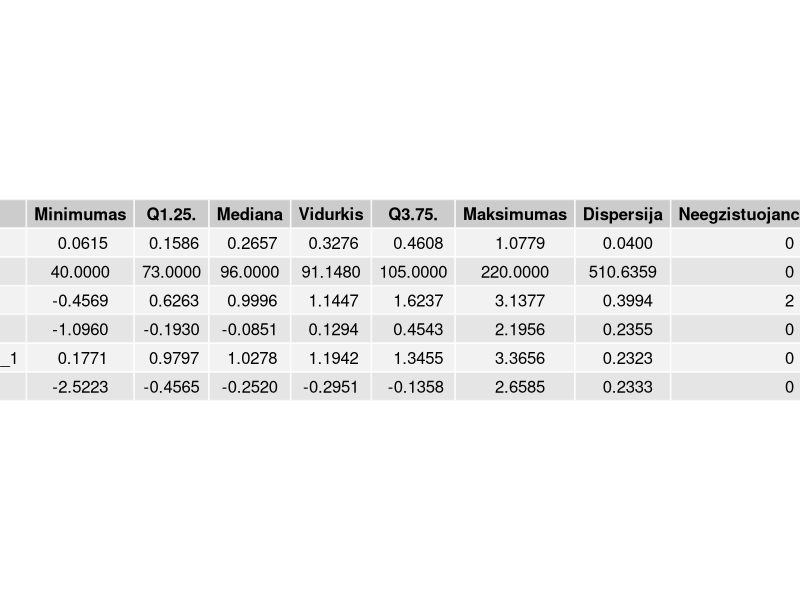
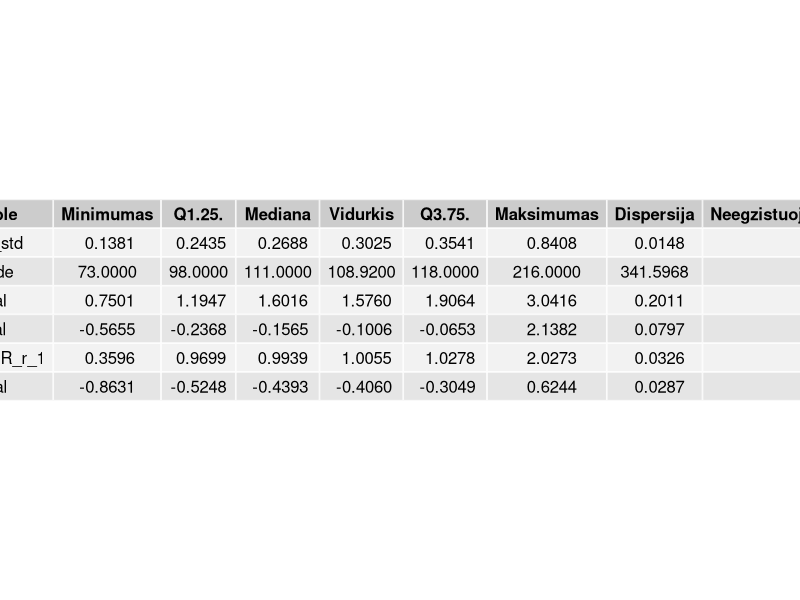
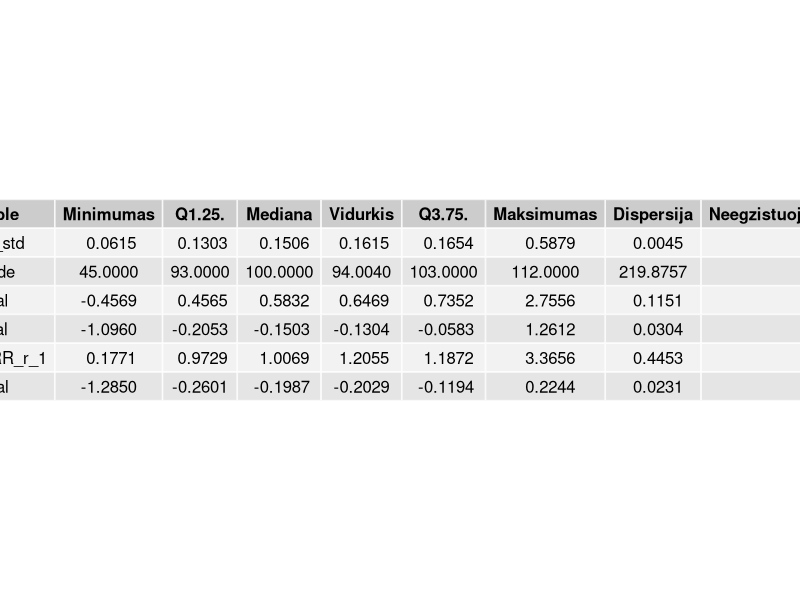
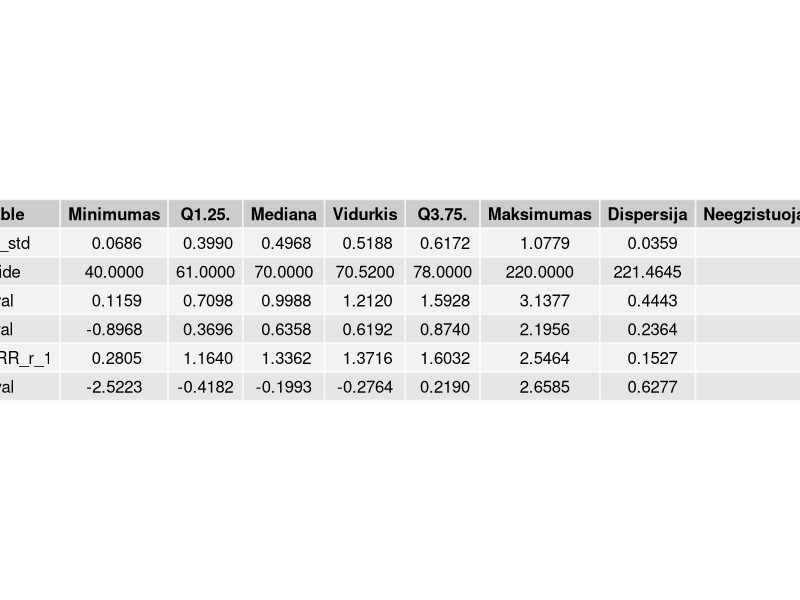
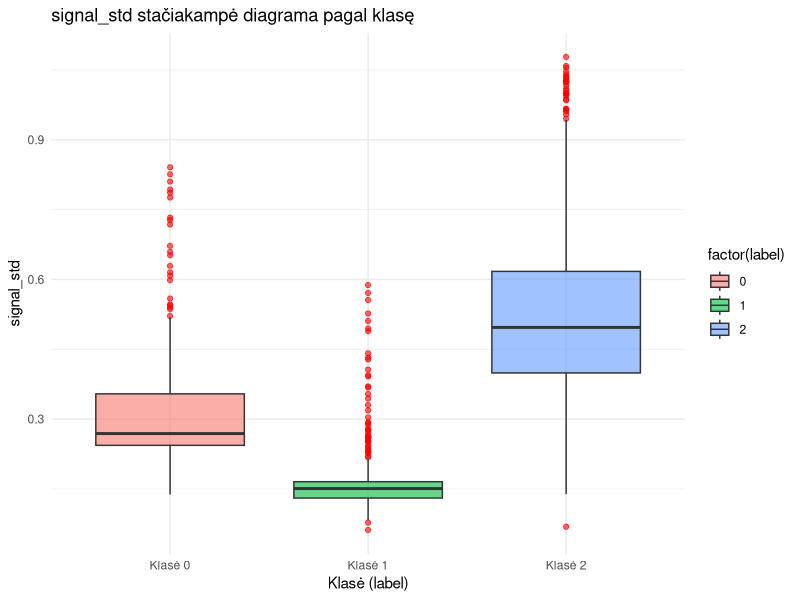
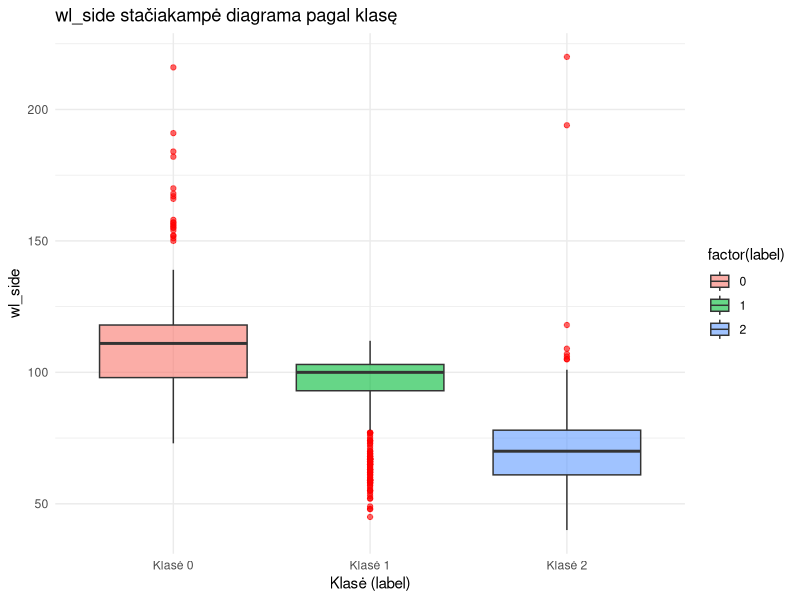
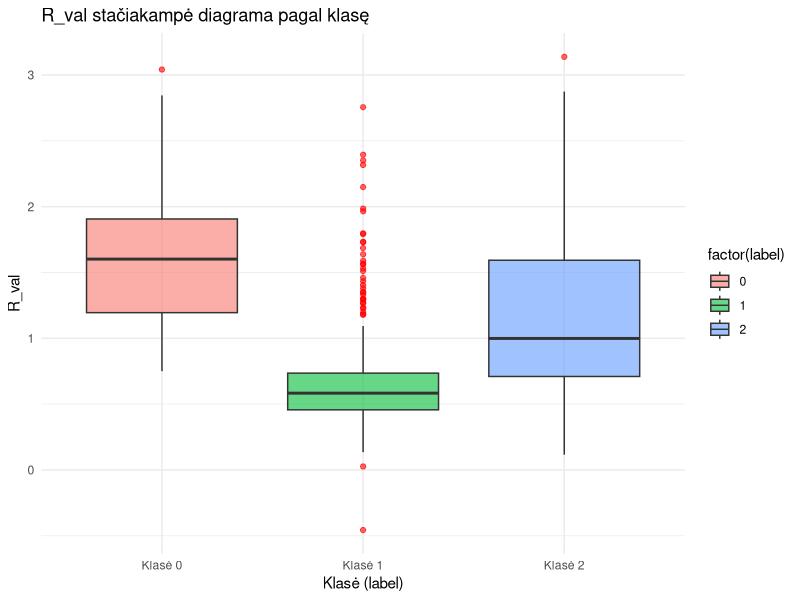
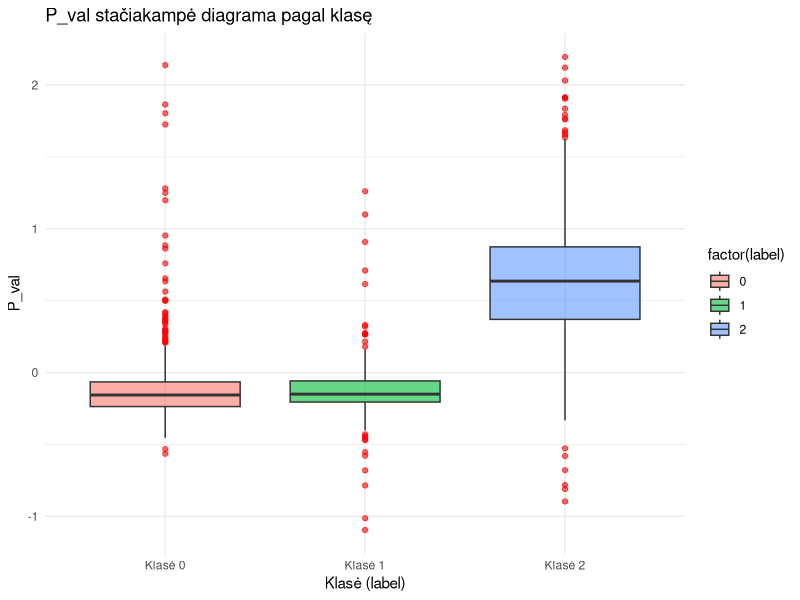

Write R code to recreate these figures, in order.
if (!require("skimr")) install.packages("skimr", repos = "https://cloud.r-project.org/") # Parsisiunčiame ir importuojame biblioteką darbui su duomenimis
library(skimr)
library(ggplot2)
library(reshape2)
library(gridExtra)
library(grid)

if(!dir.exists("csv")) dir.create("csv")

# --- Nuskaitome duomenis

df <- read.csv("csv/atrinkti_duomenys.csv", sep = ",", header = TRUE, check.names = FALSE) # Nuskaitome failą

# --- Aprašomoji duomenų analizė (bendra)

#cols_to_keep <- c("RR_l_0.RR_l_1", "RR_l_1.RR_l_2", "signal_mean", "signal_std", "R_val", "P_val", "label") # Pirminiai rodikliai,
                                                                                                              #kuriuos atrinkome diskusijos ir medicininio reiksmingumo budu

cols_to_keep <- c("signal_std", "wl_side", "R_val", "P_val", "RR_r_0.RR_r_1", "Q_val", "label") # Parenkame kuriuos rodiklius norime pasilikti analizei

df_selected <- df[, cols_to_keep] # Sukuriame naują duomenų rinkinį su 7 pasirinktais rodikliais
write.csv(df_selected, "csv/atrinkti_duomenys_6_rodikliai.csv", row.names = FALSE) # Išsaugome naują duomenų rinkinį į CSV failą

num_vars <- df_selected[, !names(df_selected) %in% "label"] # Analizei atrenkame tik kiekybinius rodikliu, neįtraukdami kokybinio rodiklio klasė (angl. label)

stats_list <- lapply(num_vars, function(x) { # Atliekame aprašomąją duomenų analizę su atrinktais rodikliais
  round(c(
    Minimumas = min(x, na.rm = TRUE),
    Q1 = quantile(x, 0.25, na.rm = TRUE),
    Mediana = median(x, na.rm = TRUE),
    Vidurkis = mean(x, na.rm = TRUE),
    Q3 = quantile(x, 0.75, na.rm = TRUE),
    Maksimumas = max(x, na.rm = TRUE),
    Dispersija = var(x, na.rm = TRUE),
    `Neegzistuojancios reiksmes` = sum(is.na(x))
  ), 4)
})

stats_df <- data.frame( # Paverčiame statistikos sąrašą į duomenų rėmą ir pridedame kintamųjų pavadinimus, kad būtų galima teisingai eksportuoti į .CSV failą
  Variable = names(stats_list),
  do.call(rbind, stats_list)
)

write.csv(stats_df, "csv/aprasomoji_atrinktu_duomenu_statistika.csv", row.names = FALSE) # Išsaugome aprašomosios duomenų analizės rezultatų rinkinį į .CSV failą

if (!dir.exists("pics_aprasomoji_analize")) dir.create("pics_aprasomoji_analize")

table_grob <- tableGrob(stats_df, rows = NULL) # Sukuriame lentelę iš gautų rezultatų excel failo
png("pics_aprasomoji_analize/aprasomoji_statistika_bendras_vaizdas.png", width = 800, height = 180)
grid.draw(table_grob)
dev.off()

# --- Aprašomoji duomenų analizė pagal klases (label)
stats_by_label <- lapply(split(df_selected, df_selected$label), function(sub_df) {
  num_vars <- sub_df[, !names(sub_df) %in% "label"]
  stats_list <- lapply(num_vars, function(x) {
    round(c(
      Minimumas = min(x, na.rm = TRUE),
      Q1 = quantile(x, 0.25, na.rm = TRUE),
      Mediana = median(x, na.rm = TRUE),
      Vidurkis = mean(x, na.rm = TRUE),
      Q3 = quantile(x, 0.75, na.rm = TRUE),
      Maksimumas = max(x, na.rm = TRUE),
      Dispersija = var(x, na.rm = TRUE),
      Neegzistuojancios.reiksmes = sum(is.na(x))
    ), 4)
  })

  df_stats <- data.frame(
    Label = unique(sub_df$label),
    Variable = names(stats_list),
    do.call(rbind, stats_list)
  )
  return(df_stats)
})

stats_by_label_df <- do.call(rbind, stats_by_label)

write.csv(stats_by_label_df, "csv/aprasomoji_statistika_by_label.csv", row.names = FALSE)

for(lbl in unique(stats_by_label_df$Label)) {
  df_label <- stats_by_label_df[stats_by_label_df$Label == lbl, ]
  table_grob <- tableGrob(df_label, rows = NULL)
  png(paste0("pics_aprasomoji_analize/aprasomoji_statistika_label_", lbl, ".png"), width = 900, height = 180)
  grid.draw(table_grob)
  dev.off()
}

# --- Stačiakampės diagramos (boxplot) pagal klases (label)
num_vars <- setdiff(names(df_selected), "label") # Išrenkame tik kiekybinius kintamuosius, neįtraukdami kokybinio kintamojo klasė (angl. label)

if (!dir.exists("plots_aprasomoji_analize")) dir.create("plots_aprasomoji_analize")

for (var in num_vars) {
  p <- ggplot(df_selected, aes(x = factor(label, levels = c(0,1,2), labels = c("Klasė 0", "Klasė 1", "Klasė 2")),
                               y = .data[[var]], fill = factor(label))) +
    geom_boxplot(outlier.color = "red", alpha = 0.6) +
    labs(title = paste(var, "stačiakampė diagrama pagal klasę"),
         x = "Klasė (label)",
         y = var) +
    theme_minimal()

  ggsave(
    filename = paste0("plots_aprasomoji_analize/boxplot_", var, ".png"),
    plot = p,
    width = 7, height = 7, dpi = 300
  )
}